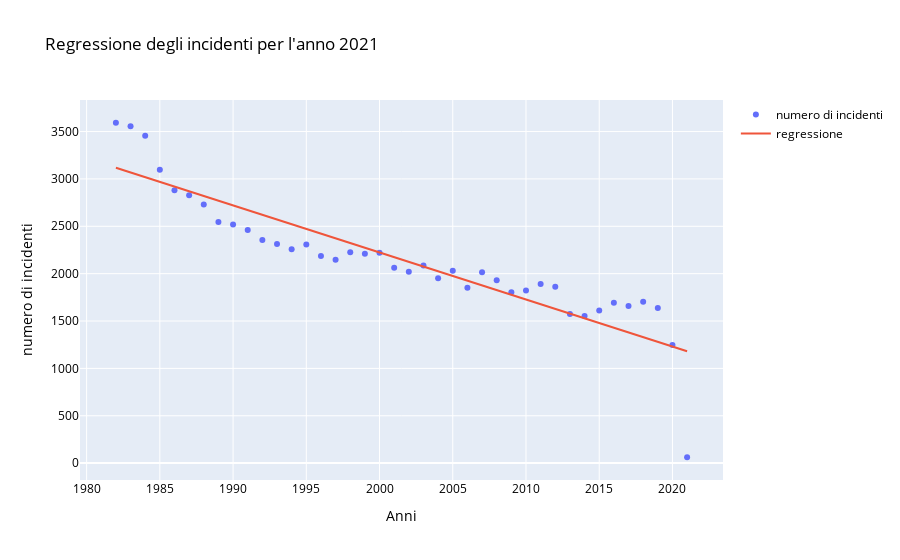

Write notebook code for a chart like this one.
### Markdown cell above
<h3>7. Regressione degli incidenti per l'anno 2021</h3>
<p>In questo grafico si fornisce una regressione lineare per stimare la quantità di incidenti che si verificheranno entro la fine dell'anno 2021.<p>
<h4>Osservazioni:</h4>
<p>A causa della pandemia da COVID-19 i dati nell'anno 2020 possono portare a una sottostima degli incidenti che si verificheranno entro la fine del 2021. Questo perchè il traffico aereo negli Stati Uniti è <a href="https://www.statista.com/statistics/1104036/novel-coronavirus-weekly-flights-change-airlines-region/">sensibilmente calato </a>e di conseguenza anche gli incidenti sono diminuiti. Possiamo vedere che nel 2021 sono presenti degli incidenti, si riferiscono a quelli registrati fino a febbraio 2021. Si stima che, per la fine dell'anno 2021, si saranno verificati 1180 incidenti, 66 in meno rispetto all'anno 2020.</p>

<h4>Grafico:</h4>

### Code cell
a = aviation_slim[(aviation_slim['Investigation.Type'] != 'UNKNOWN') & (aviation_slim['year'] > 1981)]
a = a.groupby('year').year.count().reset_index(name="count")
x = a["year"].values # Variabile esplicativa
y = a["count"].values # Variabile target

w_hat = np.sum((x-np.mean(x))*(y-np.mean(y)))/np.sum((x-np.mean(x))**2)
b_hat = np.mean(y)-w_hat*np.mean(x)

x_line = np.array([np.min(x), np.max(x)])
y_line = b_hat + w_hat*x_line


data = [
    go.Scatter(x=x, y=y, mode="markers", name="numero di incidenti"),
    go.Scatter(x=x_line, y=y_line, mode="lines", name="regressione"),
]
layout = go.Layout(xaxis = dict(title="Anni"), yaxis = dict(title="Numero di incidenti"))
layout= go.Layout(
    title="Regressione degli incidenti per l'anno 2021",
    legend_title="",
     xaxis_title="Anni",
    yaxis_title="numero di incidenti",
    
    font=dict(
        size=12,
        color="Black"
    )

)
py.iplot(go.Figure(data, layout))

### Figure 1 — Plotly figure (JSON) as saved in the notebook; plotly's stock layout.template omitted (floating-point values rounded to 4 significant figures)
{"data": [{"mode": "markers", "name": "numero di incidenti", "type": "scatter", "x": [1982, 1983, 1984, 1985, 1986, 1987, 1988, 1989, 1990, 1991, 1992, 1993, 1994, 1995, 1996, 1997, 1998, 1999, 2000, 2001, 2002, 2003, 2004, 2005, 2006, 2007, 2008, 2009, 2010, 2011, 2012, 2013, 2014, 2015, 2016, 2017, 2018, 2019, 2020, 2021], "y": [3593, 3556, 3457, 3096, 2880, 2828, 2730, 2544, 2518, 2462, 2355, 2313, 2257, 2309, 2187, 2148, 2226, 2209, 2220, 2063, 2020, 2085, 1952, 2031, 1851, 2016, 1930, 1805, 1821, 1891, 1861, 1575, 1554, 1612, 1694, 1658, 1703, 1638, 1246, 62]}, {"mode": "lines", "name": "regressione", "type": "scatter", "x": [1982, 2021], "y": [3117.0, 1181.0]}], "layout": {"font": {"color": "Black", "size": 12}, "legend": {"title": {"text": ""}}, "title": {"text": "Regressione degli incidenti per l'anno 2021"}, "xaxis": {"autorange": true, "range": [1980.0, 2023.0], "title": {"text": "Anni"}, "type": "linear"}, "yaxis": {"autorange": true, "range": [-229.4, 3884.0], "title": {"text": "numero di incidenti"}, "type": "linear"}}}
